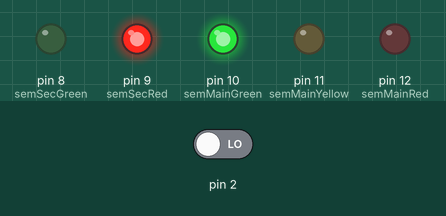
A sketch run on a simulated Arduino Uno, built with avr-gcc and run on an emulated ATmega328P. Parts: output pins drawn as LEDs (lit = HIGH). Inputs (shaded band) come from the test bench; at power-on: pin 2 LOW.

Above: at 1.5 s.
At 4.5 s:
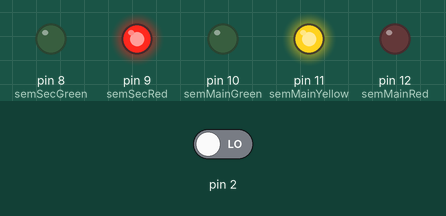
At 7.5 s:
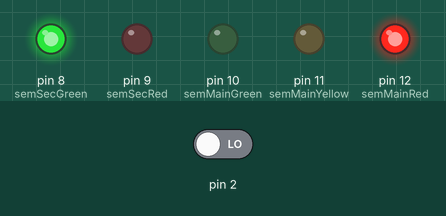
Timing chart, 0 to 11.7 s (numbered marks = the images above):
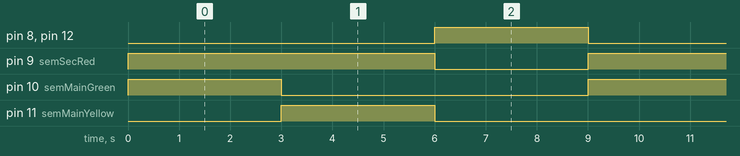

The sketch:

pic_aula03_sem_foro_021.ino
```cpp
/*
	Autor : Elder R. Storck
	Projeto feito para a disciplina de
	Projeto Integrado de Computação I
   	Aula 3 - Lab Arduino básico
    Projeto - Semáforo
*/

volatile int buttonON = 0;
int semMainGreen = 10;	//Declarando semáforo Carros
int semMainYellow = 11;
int semMainRed = 12;
int semSecGreen = 8;	//Declarando semáforo pedestre
int semSecRed = 9;
int control = 0;
int time = 3000; //3 segundos


void setup(){
  //Define os pinos 8 a 12 como saída
  pinMode(semMainGreen, OUTPUT);
  pinMode(semMainRed, OUTPUT);
  pinMode(semMainYellow, OUTPUT);
  pinMode(semSecGreen, OUTPUT);
  pinMode(semSecRed, OUTPUT);

  //Função que chama CheckButton() se o botao for acionado
  attachInterrupt(0,CheckButton, RISING);
}


void loop(){
  //Variável para o botao não ser acionado mais de uma vez por rodada
  control = 1;

  LightUpGreen();								//Acende o semáforo principal verde
  if(buttonON == 1 && control == 1){		//verifica se o botao foi apertado
    LightUpYellow();
    LightUpRed();
    buttonON = 0;
    control = 0;								//alterando valor variável de control
  }

  LightUpYellow();								//Acende o semáforo principal amarelo
  if(buttonON == 1 && control == 1){		//verifica se o botao foi apertado
    LightUpYellow();
    LightUpRed();
    buttonON = 0;
    control = 0;
  }

  LightUpRed();									//Acende o semáforo principal amarelo
  if(buttonON == 1 && control == 1){		//verifica se o botao foi apertado
    LightUpYellow();
    LightUpRed();
    buttonON = 0;
    control = 0;
  }
}

/**************************Função Verifica Botão************************************/
void CheckButton(){
    buttonON = 1;	//quando o botao for apertado a variável assume o valor 1
}


/******************Acende o semáforo principal (VERDE)******************************/
void LightUpGreen(){
  digitalWrite(semMainGreen, HIGH);
  digitalWrite(semSecRed, HIGH);
  delay(time);
  digitalWrite(semMainGreen, LOW);
  digitalWrite(semSecRed, LOW);
}


/******************Acende o semáforo principal (Amarelo)******************************/
void LightUpYellow(){
  digitalWrite(semMainYellow, HIGH);
  digitalWrite(semSecRed, HIGH);
  delay(time);
  digitalWrite(semMainYellow, LOW);
  digitalWrite(semSecRed, LOW);
}


/******************Acende o semáforo principal (Vermelho)******************************/
void LightUpRed(){
  digitalWrite(semMainRed, HIGH);
  digitalWrite(semSecGreen, HIGH);
  delay(time);
  digitalWrite(semMainRed, LOW);
  digitalWrite(semSecGreen, LOW);

}


  
```

Measured:
- by itself, pin 8 (semSecGreen), pin 10 (semMainGreen), pin 11 (semMainYellow), pin 12 (semMainRed): alternates HIGH for 3.0 s and LOW for 6.0 s
- by itself, pin 9 (semSecRed): alternates HIGH for 6.0 s and LOW for 3.0 s
- by itself, everything shown: repeats every 9.0 s, in 4 steps
